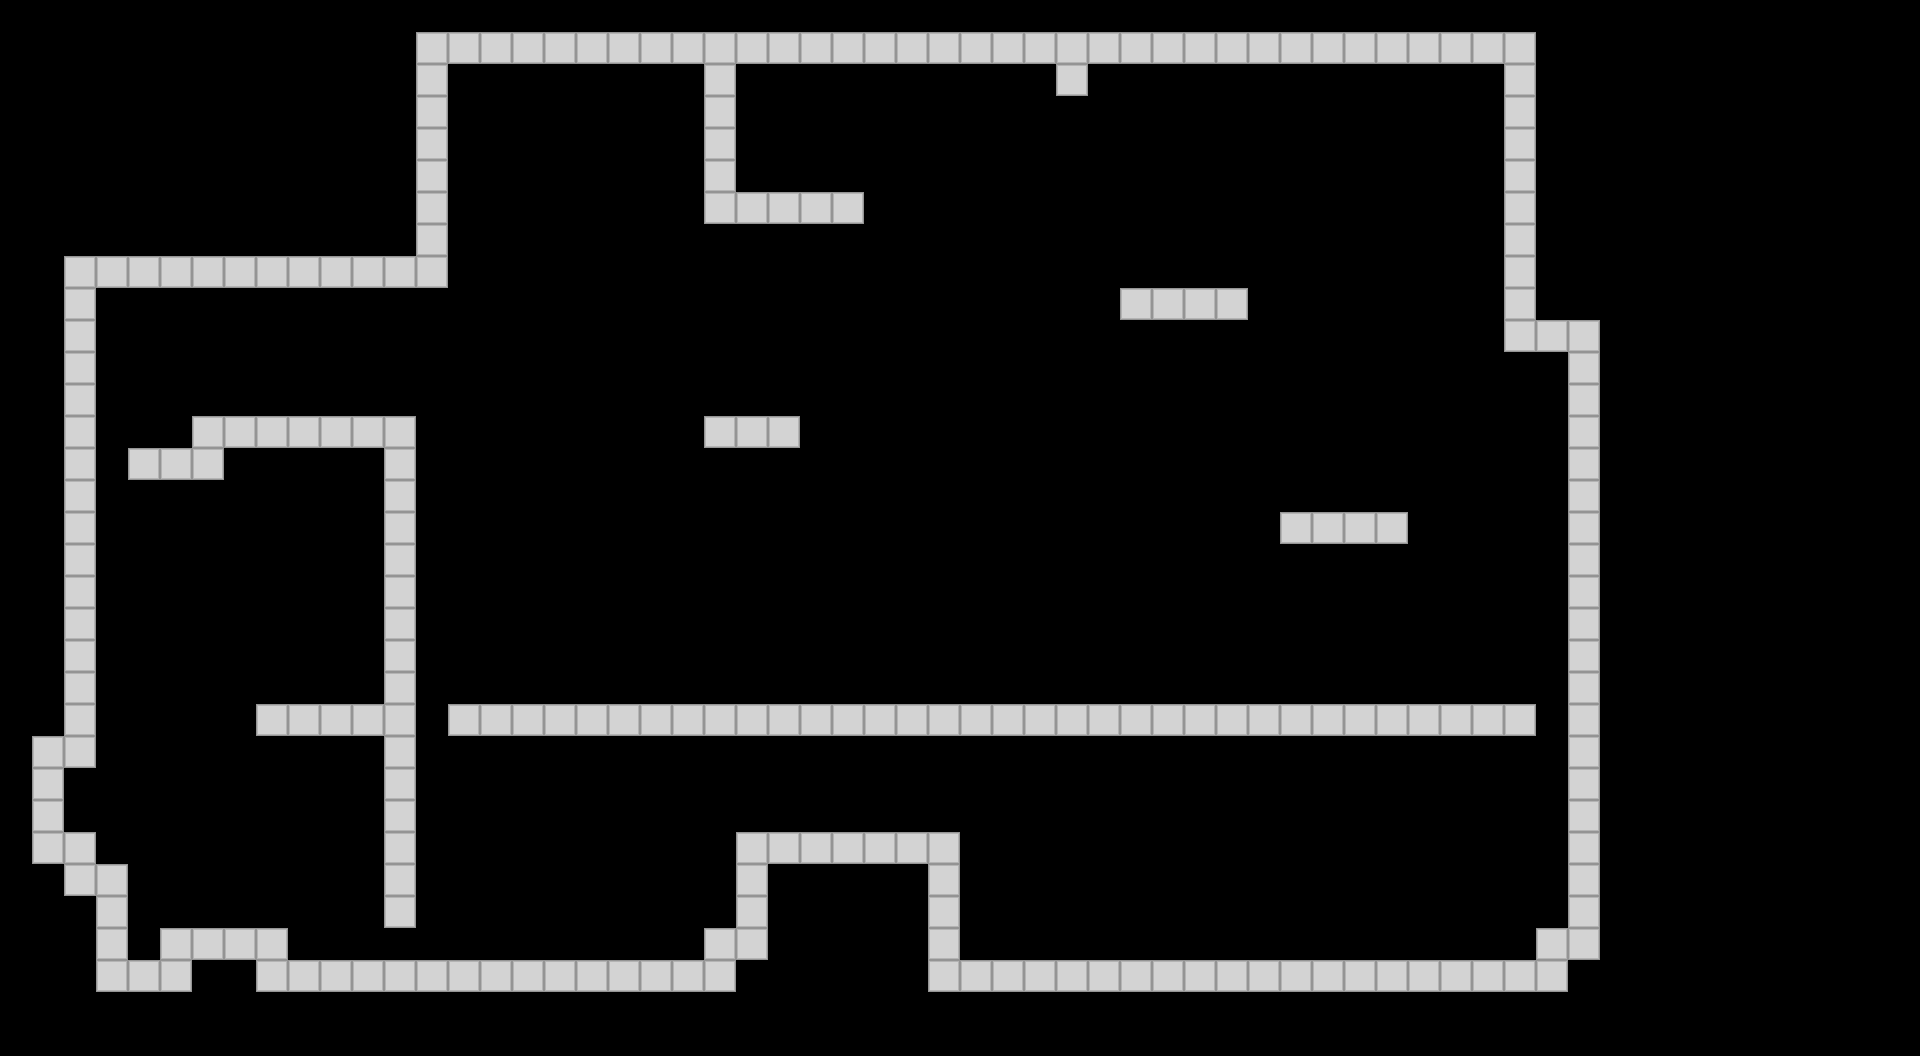

A 2D game scene composited from a Tiled map and its tileset images. What follows is a short description and the map's XML, with every tile layer's data as written:
An orthogonal 60x33 tile map with 32x32 px tiles, 1 tile layer (Ground Layer).

<map version="1.0" tiledversion="1.1.3" orientation="orthogonal" renderorder="right-down" width="60" height="33" tilewidth="32" tileheight="32" infinite="0" nextobjectid="1">
 <tileset firstgid="1" name="level_tm" tilewidth="32" tileheight="32" tilecount="121" columns="11">
  <image source="level_tm.png" width="352" height="352" />
 </tileset>
 <layer name="Ground Layer" width="60" height="33">
  <data encoding="csv">
0,0,0,0,0,0,0,0,0,0,0,0,0,0,0,0,0,0,0,0,0,0,0,0,0,0,0,0,0,0,0,0,0,0,0,0,0,0,0,0,0,0,0,0,0,0,0,0,0,0,0,0,0,0,0,0,0,0,0,0,
0,0,0,0,0,0,0,0,0,0,0,0,0,1,1,1,1,1,1,1,1,1,1,1,1,1,1,1,1,1,1,1,1,1,1,1,1,1,1,1,1,1,1,1,1,1,1,1,0,0,0,0,0,0,0,0,0,0,0,0,
0,0,0,0,0,0,0,0,0,0,0,0,0,1,0,0,0,0,0,0,0,0,1,0,0,0,0,0,0,0,0,0,0,1,0,0,0,0,0,0,0,0,0,0,0,0,0,1,0,0,0,0,0,0,0,0,0,0,0,0,
0,0,0,0,0,0,0,0,0,0,0,0,0,1,0,0,0,0,0,0,0,0,1,0,0,0,0,0,0,0,0,0,0,0,0,0,0,0,0,0,0,0,0,0,0,0,0,1,0,0,0,0,0,0,0,0,0,0,0,0,
0,0,0,0,0,0,0,0,0,0,0,0,0,1,0,0,0,0,0,0,0,0,1,0,0,0,0,0,0,0,0,0,0,0,0,0,0,0,0,0,0,0,0,0,0,0,0,1,0,0,0,0,0,0,0,0,0,0,0,0,
0,0,0,0,0,0,0,0,0,0,0,0,0,1,0,0,0,0,0,0,0,0,1,0,0,0,0,0,0,0,0,0,0,0,0,0,0,0,0,0,0,0,0,0,0,0,0,1,0,0,0,0,0,0,0,0,0,0,0,0,
0,0,0,0,0,0,0,0,0,0,0,0,0,1,0,0,0,0,0,0,0,0,1,1,1,1,1,0,0,0,0,0,0,0,0,0,0,0,0,0,0,0,0,0,0,0,0,1,0,0,0,0,0,0,0,0,0,0,0,0,
0,0,0,0,0,0,0,0,0,0,0,0,0,1,0,0,0,0,0,0,0,0,0,0,0,0,0,0,0,0,0,0,0,0,0,0,0,0,0,0,0,0,0,0,0,0,0,1,0,0,0,0,0,0,0,0,0,0,0,0,
0,0,1,1,1,1,1,1,1,1,1,1,1,1,0,0,0,0,0,0,0,0,0,0,0,0,0,0,0,0,0,0,0,0,0,0,0,0,0,0,0,0,0,0,0,0,0,1,0,0,0,0,0,0,0,0,0,0,0,0,
0,0,1,0,0,0,0,0,0,0,0,0,0,0,0,0,0,0,0,0,0,0,0,0,0,0,0,0,0,0,0,0,0,0,0,1,1,1,1,0,0,0,0,0,0,0,0,1,0,0,0,0,0,0,0,0,0,0,0,0,
0,0,1,0,0,0,0,0,0,0,0,0,0,0,0,0,0,0,0,0,0,0,0,0,0,0,0,0,0,0,0,0,0,0,0,0,0,0,0,0,0,0,0,0,0,0,0,1,1,1,0,0,0,0,0,0,0,0,0,0,
0,0,1,0,0,0,0,0,0,0,0,0,0,0,0,0,0,0,0,0,0,0,0,0,0,0,0,0,0,0,0,0,0,0,0,0,0,0,0,0,0,0,0,0,0,0,0,0,0,1,0,0,0,0,0,0,0,0,0,0,
0,0,1,0,0,0,0,0,0,0,0,0,0,0,0,0,0,0,0,0,0,0,0,0,0,0,0,0,0,0,0,0,0,0,0,0,0,0,0,0,0,0,0,0,0,0,0,0,0,1,0,0,0,0,0,0,0,0,0,0,
0,0,1,0,0,0,1,1,1,1,1,1,1,0,0,0,0,0,0,0,0,0,1,1,1,0,0,0,0,0,0,0,0,0,0,0,0,0,0,0,0,0,0,0,0,0,0,0,0,1,0,0,0,0,0,0,0,0,0,0,
0,0,1,0,1,1,1,0,0,0,0,0,1,0,0,0,0,0,0,0,0,0,0,0,0,0,0,0,0,0,0,0,0,0,0,0,0,0,0,0,0,0,0,0,0,0,0,0,0,1,0,0,0,0,0,0,0,0,0,0,
0,0,1,0,0,0,0,0,0,0,0,0,1,0,0,0,0,0,0,0,0,0,0,0,0,0,0,0,0,0,0,0,0,0,0,0,0,0,0,0,0,0,0,0,0,0,0,0,0,1,0,0,0,0,0,0,0,0,0,0,
0,0,1,0,0,0,0,0,0,0,0,0,1,0,0,0,0,0,0,0,0,0,0,0,0,0,0,0,0,0,0,0,0,0,0,0,0,0,0,0,1,1,1,1,0,0,0,0,0,1,0,0,0,0,0,0,0,0,0,0,
0,0,1,0,0,0,0,0,0,0,0,0,1,0,0,0,0,0,0,0,0,0,0,0,0,0,0,0,0,0,0,0,0,0,0,0,0,0,0,0,0,0,0,0,0,0,0,0,0,1,0,0,0,0,0,0,0,0,0,0,
0,0,1,0,0,0,0,0,0,0,0,0,1,0,0,0,0,0,0,0,0,0,0,0,0,0,0,0,0,0,0,0,0,0,0,0,0,0,0,0,0,0,0,0,0,0,0,0,0,1,0,0,0,0,0,0,0,0,0,0,
0,0,1,0,0,0,0,0,0,0,0,0,1,0,0,0,0,0,0,0,0,0,0,0,0,0,0,0,0,0,0,0,0,0,0,0,0,0,0,0,0,0,0,0,0,0,0,0,0,1,0,0,0,0,0,0,0,0,0,0,
0,0,1,0,0,0,0,0,0,0,0,0,1,0,0,0,0,0,0,0,0,0,0,0,0,0,0,0,0,0,0,0,0,0,0,0,0,0,0,0,0,0,0,0,0,0,0,0,0,1,0,0,0,0,0,0,0,0,0,0,
0,0,1,0,0,0,0,0,0,0,0,0,1,0,0,0,0,0,0,0,0,0,0,0,0,0,0,0,0,0,0,0,0,0,0,0,0,0,0,0,0,0,0,0,0,0,0,0,0,1,0,0,0,0,0,0,0,0,0,0,
0,0,1,0,0,0,0,0,1,1,1,1,1,0,1,1,1,1,1,1,1,1,1,1,1,1,1,1,1,1,1,1,1,1,1,1,1,1,1,1,1,1,1,1,1,1,1,1,0,1,0,0,0,0,0,0,0,0,0,0,
0,1,1,0,0,0,0,0,0,0,0,0,1,0,0,0,0,0,0,0,0,0,0,0,0,0,0,0,0,0,0,0,0,0,0,0,0,0,0,0,0,0,0,0,0,0,0,0,0,1,0,0,0,0,0,0,0,0,0,0,
0,1,0,0,0,0,0,0,0,0,0,0,1,0,0,0,0,0,0,0,0,0,0,0,0,0,0,0,0,0,0,0,0,0,0,0,0,0,0,0,0,0,0,0,0,0,0,0,0,1,0,0,0,0,0,0,0,0,0,0,
0,1,0,0,0,0,0,0,0,0,0,0,1,0,0,0,0,0,0,0,0,0,0,0,0,0,0,0,0,0,0,0,0,0,0,0,0,0,0,0,0,0,0,0,0,0,0,0,0,1,0,0,0,0,0,0,0,0,0,0,
0,1,1,0,0,0,0,0,0,0,0,0,1,0,0,0,0,0,0,0,0,0,0,1,1,1,1,1,1,1,0,0,0,0,0,0,0,0,0,0,0,0,0,0,0,0,0,0,0,1,0,0,0,0,0,0,0,0,0,0,
0,0,1,1,0,0,0,0,0,0,0,0,1,0,0,0,0,0,0,0,0,0,0,1,0,0,0,0,0,1,0,0,0,0,0,0,0,0,0,0,0,0,0,0,0,0,0,0,0,1,0,0,0,0,0,0,0,0,0,0,
0,0,0,1,0,0,0,0,0,0,0,0,1,0,0,0,0,0,0,0,0,0,0,1,0,0,0,0,0,1,0,0,0,0,0,0,0,0,0,0,0,0,0,0,0,0,0,0,0,1,0,0,0,0,0,0,0,0,0,0,
0,0,0,1,0,1,1,1,1,0,0,0,0,0,0,0,0,0,0,0,0,0,1,1,0,0,0,0,0,1,0,0,0,0,0,0,0,0,0,0,0,0,0,0,0,0,0,0,1,1,0,0,0,0,0,0,0,0,0,0,
0,0,0,1,1,1,0,0,1,1,1,1,1,1,1,1,1,1,1,1,1,1,1,0,0,0,0,0,0,1,1,1,1,1,1,1,1,1,1,1,1,1,1,1,1,1,1,1,1,0,0,0,0,0,0,0,0,0,0,0,
0,0,0,0,0,0,0,0,0,0,0,0,0,0,0,0,0,0,0,0,0,0,0,0,0,0,0,0,0,0,0,0,0,0,0,0,0,0,0,0,0,0,0,0,0,0,0,0,0,0,0,0,0,0,0,0,0,0,0,0,
0,0,0,0,0,0,0,0,0,0,0,0,0,0,0,0,0,0,0,0,0,0,0,0,0,0,0,0,0,0,0,0,0,0,0,0,0,0,0,0,0,0,0,0,0,0,0,0,0,0,0,0,0,0,0,0,0,0,0,0
</data>
 </layer>
</map>
